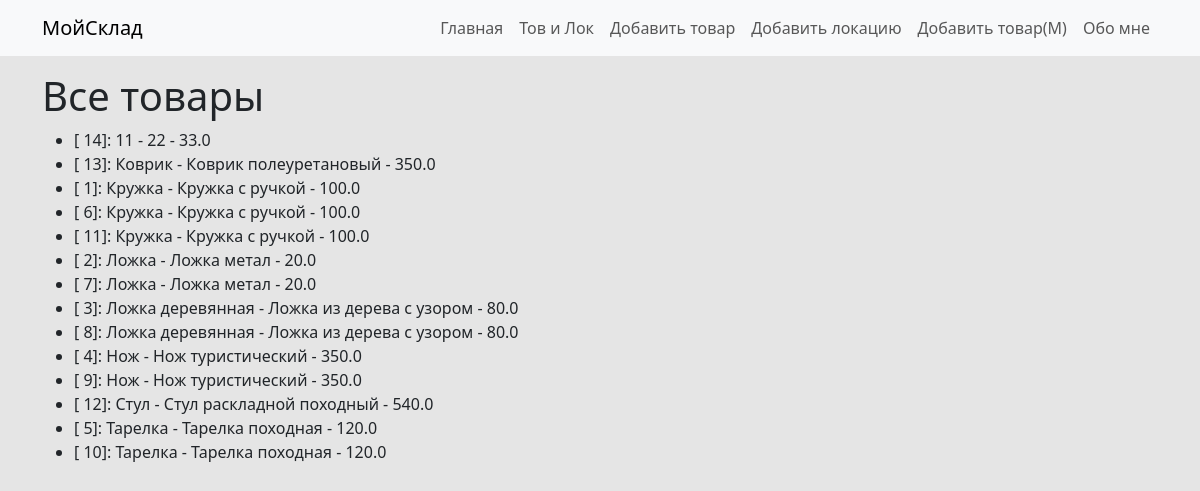
/products, run on an earlier commit of the app's database.
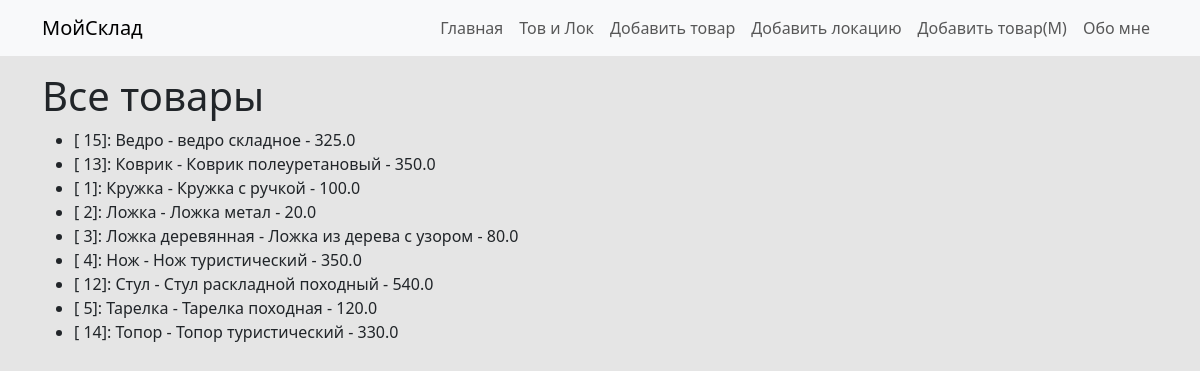
And on a later commit of the database.
### model.py (models this page shows)
class Base(DeclarativeBase):
    pass

class Products(Base):
    __tablename__ = 'products'
    id: Mapped[int] = mapped_column(primary_key=True, nullable=False, unique=True, autoincrement=True)
    name: Mapped[str]
    description: Mapped[str]
    price: Mapped[float]

### main.py (the view)
@app.route('/products')
def getrpoducts():
    products = db.session.execute(db.select(Products).order_by(Products.name)).scalars()
    return render_template('products.html', products=products)

### templates/products.html (shortened to what this page needs)
{% extends 'base.html' %}
{% block content %}
<h1>Все товары</h1>
<ul>
{% for product in products %}
    <li>[ {{product.id }}]: {{ product.name }} - {{ product.description }} - {{ product.price }}</li>
{% endfor %}
</ul>
{% endblock %}

### templates/base.html (shortened to what this page needs)
<!DOCTYPE html>
<html lang="ru">
<head>
    <link href="https://cdn.jsdelivr.net/npm/bootstrap@5.3.3/dist/css/bootstrap.min.css" rel="stylesheet">
    <link rel="stylesheet" href="https://cdnjs.cloudflare.com/ajax/libs/font-awesome/4.7.0/css/font-awesome.min.css">
    <link rel="stylesheet" href="{{ url_for('static', filename='custom.css') }}">
</head>
<body>
<nav class="navbar navbar-expand-lg navbar-light bg-light">
    <div class="container">
        <a class="navbar-brand" href="#">МойСклад</a>
        <div class="collapse navbar-collapse justify-content-end"
             id="navbarNav">
            <ul class="navbar-nav">
                <li class="nav-item">
                    <a class="nav-link" href="/all">Главная</a>
                </li>
                <li class="nav-item">
                    <a class="nav-link" href="addtostore">Тов и Лок</a>
                </li>
                <li class="nav-item">
                    <a class="nav-link" href="addprod">Добавить товар</a>
                </li>
                <li class="nav-item">
                    <a class="nav-link" href="addloc">Добавить локацию</a>
                </li>
                <li class="nav-item">
                    <a class="nav-link" href="#" data-bs-toggle="modal" data-bs-target="#exampleModal">Добавить товар(М)</a>
                </li>
                <li class="nav-item">
                    <a class="nav-link" href="#">Обо мне</a>
                </li>
            </ul>
        </div>
    </div>
</nav>
<div class="container my-3">
    {% block content %}
    {% endblock %}
</div>
</body>
</html>

### static/custom.css (style rules this page uses)
body { background-color: #e5e5e5; }

What changed in the data, as far as the page shows it:
removed Products: id "6", name "Кружка", description "Кружка с ручкой", price "100.0"
removed Products: id "11", name "Кружка", description "Кружка с ручкой", price "100.0"
removed Products: id "7", name "Ложка", description "Ложка метал", price "20.0"
removed Products: id "8", name "Ложка деревянная", description "Ложка из дерева с узором", price "80.0"
removed Products: id "9", name "Нож", description "Нож туристический", price "350.0"
removed Products: id "10", name "Тарелка", description "Тарелка походная", price "120.0"
added Products: id "15", name "Ведро", description "ведро складное", price "325.0"
changed Products id 14: name "11" → "Топор"; description "22" → "Топор туристический"; price "33.0" → "330.0"; moves down the list
